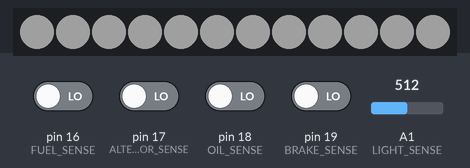
This sketch was run on a simulated Arduino Uno, built with avr-gcc and run on an emulated ATmega328P. Shown: 12 RGB LEDs in strip order, left to right. The test bench sets the inputs (shaded band); at power-on: pin 16 (FUEL_SENSE), pin 17 (ALTERNATOR_SENSE), pin 18 (OIL_SENSE), pin 19 (BRAKE_SENSE) LOW, A1 (LIGHT_SENSE) = 512. Dim RGB values are drawn brighter than linear; the strip is taken to match the declared colour order.

Above: at 1.2 s.
1.3 s: A1 (LIGHT_SENSE) set to 0
At 2.2 s:
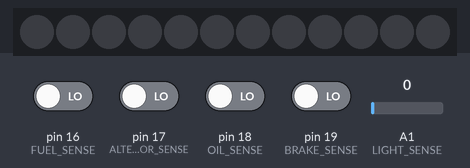
2.8 s: pin 16 (FUEL_SENSE) driven HIGH
At 4.0 s:
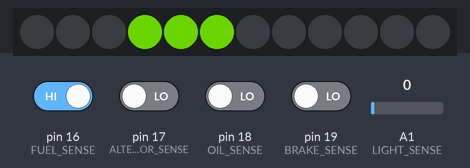
4.3 s: pin 17 (ALTERNATOR_SENSE) driven HIGH
At 5.0 s:
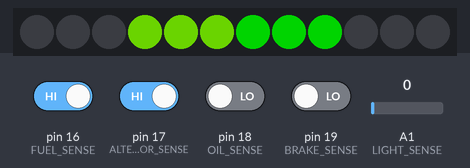
5.8 s: pin 18 (OIL_SENSE) driven HIGH
At 7.0 s:
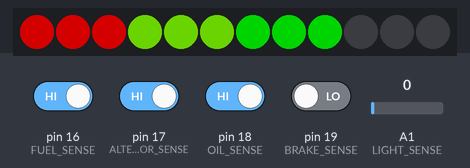
7.3 s: pin 19 (BRAKE_SENSE) driven HIGH
At 8.2 s:
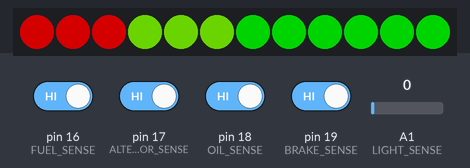
8.8 s: pin 16 (FUEL_SENSE) driven LOW
At 9.3 s:
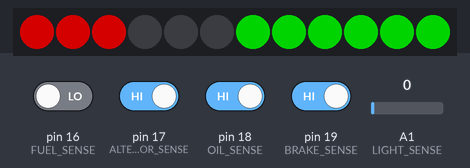
Timing chart, 0 to 11.3 s (numbered marks = the images above; inputs shaded):
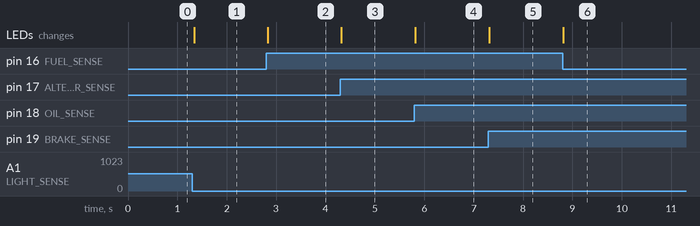

The sketch:

LED_Gauge.ino
```cpp
#include <Arduino.h>

#include <Adafruit_NeoPixel.h>

#ifdef __AVR__
  #include <avr/power.h>
#endif

#define LED_PIN 14
#define LIGHT_SENSE A1
#define FUEL_SENSE 16
#define ALTERNATOR_SENSE 17
#define OIL_SENSE 18
#define BRAKE_SENSE 19

#define MAX_BRIGHTNESS 128

#define LED_COUNT 12

// Ref: https://learn.adafruit.com/adafruit-neopixel-uberguide/arduino-library
Adafruit_NeoPixel leds = Adafruit_NeoPixel(LED_COUNT, LED_PIN, NEO_RGBW + NEO_KHZ800);

int lightSenseValue = 0;
int fuelSenseValue = 0;
int alternatorSenseValue = 0;
int oilSenseValue = 0;
int brakeSenseValue = 0;

int brightnessValue = 0;

/// RGBW seems to be GRBW
uint32_t fuelColor = leds.Color(128, 255, 0, 0); // leds.Color(255, 128, 0, 0);
uint32_t alternatorColor = leds.Color(0, 255, 0, 0);
uint32_t oilColor = leds.Color(255, 0, 0, 0);
uint32_t brakeColor = leds.Color(0, 255, 0, 0);

void setup() {

  pinMode(FUEL_SENSE, INPUT);
  pinMode(ALTERNATOR_SENSE, INPUT);
  pinMode(OIL_SENSE, INPUT);
  pinMode(BRAKE_SENSE, INPUT);

  leds.setBrightness(MAX_BRIGHTNESS);

  leds.begin();
  leds.show();
}

void loop() {

  lightSenseValue = analogRead(LIGHT_SENSE);
  fuelSenseValue = digitalRead(FUEL_SENSE);
  alternatorSenseValue = digitalRead(ALTERNATOR_SENSE);
  oilSenseValue = digitalRead(OIL_SENSE);
  brakeSenseValue = digitalRead(BRAKE_SENSE);


  brightnessValue = map(lightSenseValue, 0, 1023, 0, 128);


  for (int i = 0; i < LED_COUNT; i++) {
    leds.setPixelColor(i, leds.Color(0, 0, 0, brightnessValue));

    if (i >= 0 && i < 3 && oilSenseValue) {
      leds.setPixelColor(i, oilColor );
    }

    if (i >= 3  && i < 6 && fuelSenseValue) {
      leds.setPixelColor(i, fuelColor );
    }

    if (i >= 6 && i < 9 && alternatorSenseValue) {
      leds.setPixelColor(i, alternatorColor);
    }

    if (i >= 9 && i < 12 && brakeSenseValue) {
      leds.setPixelColor(i, brakeColor);
    }
  }


//  for (int i = 0; i < 24; i++) {
//    if (i < brightness) {
//      leds.setPixelColor(i, leds.Color(255, 0, 0));
//    } else {
//      leds.setPixelColor(i, leds.Color(0, 0, 0));
//    }
//  }

  leds.show();
  delay(50);
}
```

Measured:
- after the input at 1.3 s, the LEDs: change at once (image 1)
- after the input at 2.8 s, the LEDs: change at once (image 2)
- after the input at 4.3 s, the LEDs: change at once (image 3)
- after the input at 5.8 s, the LEDs: change at once (image 4)
- after the input at 7.3 s, the LEDs: change at once (image 5)
- after the input at 8.8 s, the LEDs: change at once (image 6)
